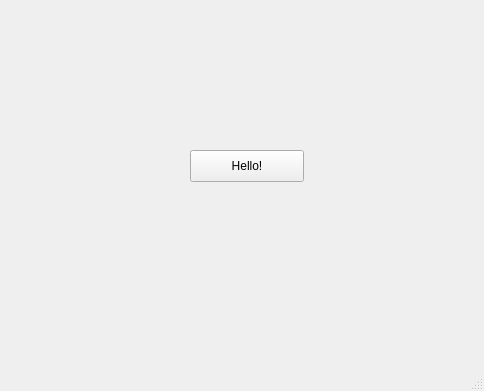
<?xml version="1.0" encoding="UTF-8"?>
<ui version="4.0">
    <class>MainWindow</class>
    <widget class="QMainWindow" name="MainWindow">
        <property name="geometry">
            <rect>
                <x>0</x>
                <y>0</y>
                <width>484</width>
                <height>391</height>
            </rect>
        </property>
        <property name="windowTitle">
            <string>MainWindow</string>
        </property>
        <widget class="QWidget" name="centralwidget">
            <widget class="QPushButton" name="ui_button_start">
                <property name="geometry">
                    <rect>
                        <x>190</x>
                        <y>150</y>
                        <width>114</width>
                        <height>32</height>
                    </rect>
                </property>
                <property name="text">
                    <string>Hello!</string>
                </property>
            </widget>
        </widget>
        <widget class="QMenuBar" name="menubar">
            <property name="geometry">
                <rect>
                    <x>0</x>
                    <y>0</y>
                    <width>484</width>
                    <height>22</height>
                </rect>
            </property>
        </widget>
        <widget class="QStatusBar" name="statusbar"/>
    </widget>
    <resources/>
    <connections/>
</ui>
